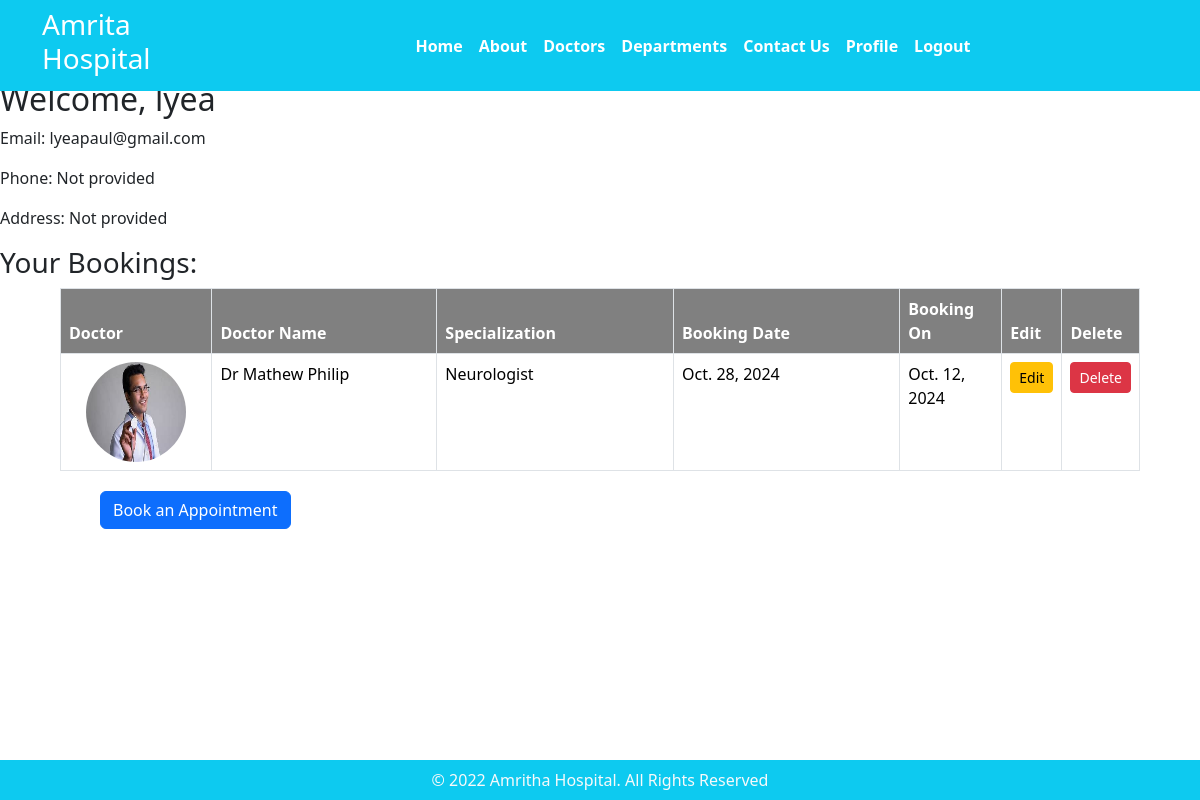
The app's page /profile/ (signed in) with its own data.
### home/models.py (models this page shows, shortened)
class PatientProfile(models.Model):
    user = models.OneToOneField(settings.AUTH_USER_MODEL, on_delete=models.CASCADE)
    phone_number = models.CharField(max_length=15, blank=True)
    address = models.TextField(blank=True)

class Booking(models.Model):
    p_name = models.ForeignKey('PatientProfile', on_delete=models.CASCADE)  # Use string reference
    p_phone = models.CharField(max_length=10)
    p_email = models.EmailField()
    doc_name = models.ForeignKey(Doctors, on_delete=models.CASCADE)
    booking_date = models.DateField()
    booked_on = models.DateField(auto_now=True)

class Doctors(models.Model):
    doc_name = models.CharField(max_length=255)
    doc_spec = models.CharField(max_length=255)
    dep_name = models.ForeignKey(Departments, on_delete=models.CASCADE)
    doc_image = models.ImageField(upload_to='doctors')

### home/views.py (the view)
# urls.py: path('profile/', views.profile, name='profile'),
@login_required
def profile(request):
    try:
        patient_profile = PatientProfile.objects.get(user=request.user)
    except PatientProfile.DoesNotExist:
        return render(request, 'profile.html', {'error': 'Profile does not exist. Please contact support.'})
    if not patient_profile.phone_number or not patient_profile.address:
        error_message = "Your profile is missing some information. Please update your phone number and address."
    else:
        error_message = None
    bookings = Booking.objects.filter(p_name=patient_profile)
    context = {
        'profile': patient_profile,  # Pass the patient profile to the context
        'bookings': bookings,
        'error_message': error_message  # Pass the error message if profile is incomplete
    }
    return render(request, 'profile.html', context)

### templates/profile.html (shortened to what this page needs)
{% extends 'base.html' %}
{% block content %}
<h2>Welcome, {{ profile.user.username }}</h2>
<p>Email: {{ profile.user.email }}</p>
{% if profile.phone_number %}
    <p>Phone: {{ profile.phone_number }}</p>
{% else %}
    <p>Phone: Not provided</p>
{% endif %}
{% if profile.address %}
    <p>Address: {{ profile.address }}</p>
{% else %}
    <p>Address: Not provided</p>
{% endif %}
<h3>Your Bookings:</h3>
<div class="table-responsive">
    <table class="table table-bordered" style="margin: 0 auto; max-width: 90%;">
        <thead>
            <tr>
                <th style="width: 15%; background-color: gray; color: white;">Doctor</th>
                <th style="width: 25%; background-color: gray; color: white;">Doctor Name</th>
                <th style="width: 25%; background-color: gray; color: white;">Specialization</th>
                <th style="width: 25%; background-color: gray; color: white;">Booking Date</th>
                <th style="width: 25%; background-color: gray; color: white;">Booking On</th>
                <th style="width: 10%; background-color: gray; color: white;">Edit</th>
                <th style="width: 10%; background-color: gray; color: white;">Delete</th>
            </tr>
        </thead>
        <tbody>
            {% for booking in bookings %}
            <tr>
                <td class="text-center">
                    <img src="{{ booking.doc_name.doc_image.url }}" alt="{{ booking.doc_name.doc_name }}" style="width: 100px; height: 100px; border-radius: 50%;">
                </td>
                <td>{{ booking.doc_name.doc_name }}</td>
                <td>{{ booking.doc_name.doc_spec }}</td>
                <td>{{ booking.booking_date }}</td>
                <td>{{ booking.booked_on }}</td>
                <td class="text-center">
                    <a href="{% url 'edit_booking' booking.id %}" class="btn btn-warning btn-sm">Edit</a>
                </td>
                <td class="text-center">
                    <form action="{% url 'delete_booking' booking.id %}" method="post" style="display:inline;">
                        <button type="submit" class="btn btn-danger btn-sm" onclick="return confirm('Are you sure you want to delete this booking?');">Delete</button>
                    </form>
                </td>
            </tr>
            {% empty %}
            <tr>
                <td colspan="7" class="text-center">No bookings found.</td>
            </tr>
            {% endfor %}
        </tbody>
    </table>
</div>
<div class="text-left" style="margin-left: 100px;">
    <a href="{% url 'booking' %}" class="btn btn-primary" style="margin-top: 20px;">Book an Appointment</a>
</div>
{% endblock %}

### records on screen
PatientProfile: user.username "lyea", user.email "lyeapaul@gmail.com"
Booking: doc_name.doc_image (picture), doc_name.doc_name "Dr Mathew Philip", doc_name.doc_spec "Neurologist", booking_date "Oct. 28, 2024", booked_on "Oct. 12, 2024"
